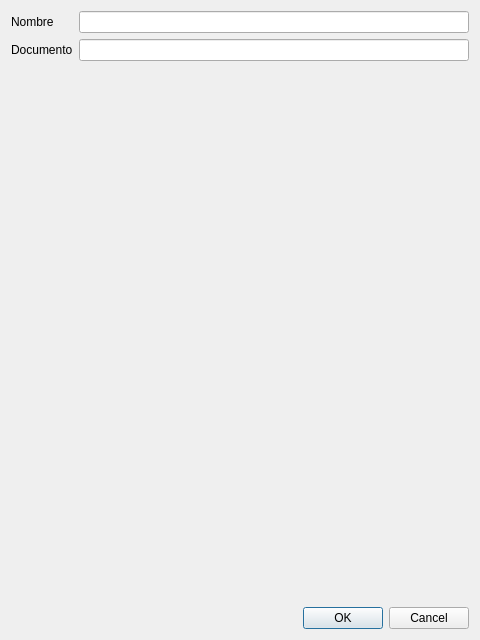
<?xml version="1.0" encoding="UTF-8"?>
<ui version="4.0">
 <class>DlgRegistration</class>
 <widget class="QDialog" name="DlgRegistration">
  <property name="geometry">
   <rect>
    <x>0</x>
    <y>0</y>
    <width>480</width>
    <height>640</height>
   </rect>
  </property>
  <property name="sizePolicy">
   <sizepolicy hsizetype="Maximum" vsizetype="Maximum">
    <horstretch>0</horstretch>
    <verstretch>0</verstretch>
   </sizepolicy>
  </property>
  <property name="windowTitle">
   <string>Registrese</string>
  </property>
  <layout class="QVBoxLayout" name="verticalLayout">
   <item>
    <layout class="QFormLayout" name="formLayout">
     <item row="0" column="0">
      <widget class="QLabel" name="label">
       <property name="text">
        <string>Nombre</string>
       </property>
       <property name="buddy">
        <cstring>txtNombre</cstring>
       </property>
      </widget>
     </item>
     <item row="0" column="1">
      <widget class="QLineEdit" name="txtNombre"/>
     </item>
     <item row="1" column="0">
      <widget class="QLabel" name="label_2">
       <property name="text">
        <string>Documento</string>
       </property>
       <property name="buddy">
        <cstring>txtDocumento</cstring>
       </property>
      </widget>
     </item>
     <item row="1" column="1">
      <widget class="QLineEdit" name="txtDocumento"/>
     </item>
    </layout>
   </item>
   <item>
    <widget class="QDialogButtonBox" name="buttonBox">
     <property name="orientation">
      <enum>Qt::Horizontal</enum>
     </property>
     <property name="standardButtons">
      <set>QDialogButtonBox::Cancel|QDialogButtonBox::Ok</set>
     </property>
    </widget>
   </item>
  </layout>
 </widget>
 <resources/>
 <connections>
  <connection>
   <sender>buttonBox</sender>
   <signal>accepted()</signal>
   <receiver>DlgRegistration</receiver>
   <slot>accept()</slot>
   <hints>
    <hint type="sourcelabel">
     <x>247</x>
     <y>604</y>
    </hint>
    <hint type="destinationlabel">
     <x>157</x>
     <y>274</y>
    </hint>
   </hints>
  </connection>
  <connection>
   <sender>buttonBox</sender>
   <signal>rejected()</signal>
   <receiver>DlgRegistration</receiver>
   <slot>reject()</slot>
   <hints>
    <hint type="sourcelabel">
     <x>315</x>
     <y>604</y>
    </hint>
    <hint type="destinationlabel">
     <x>286</x>
     <y>274</y>
    </hint>
   </hints>
  </connection>
 </connections>
</ui>
